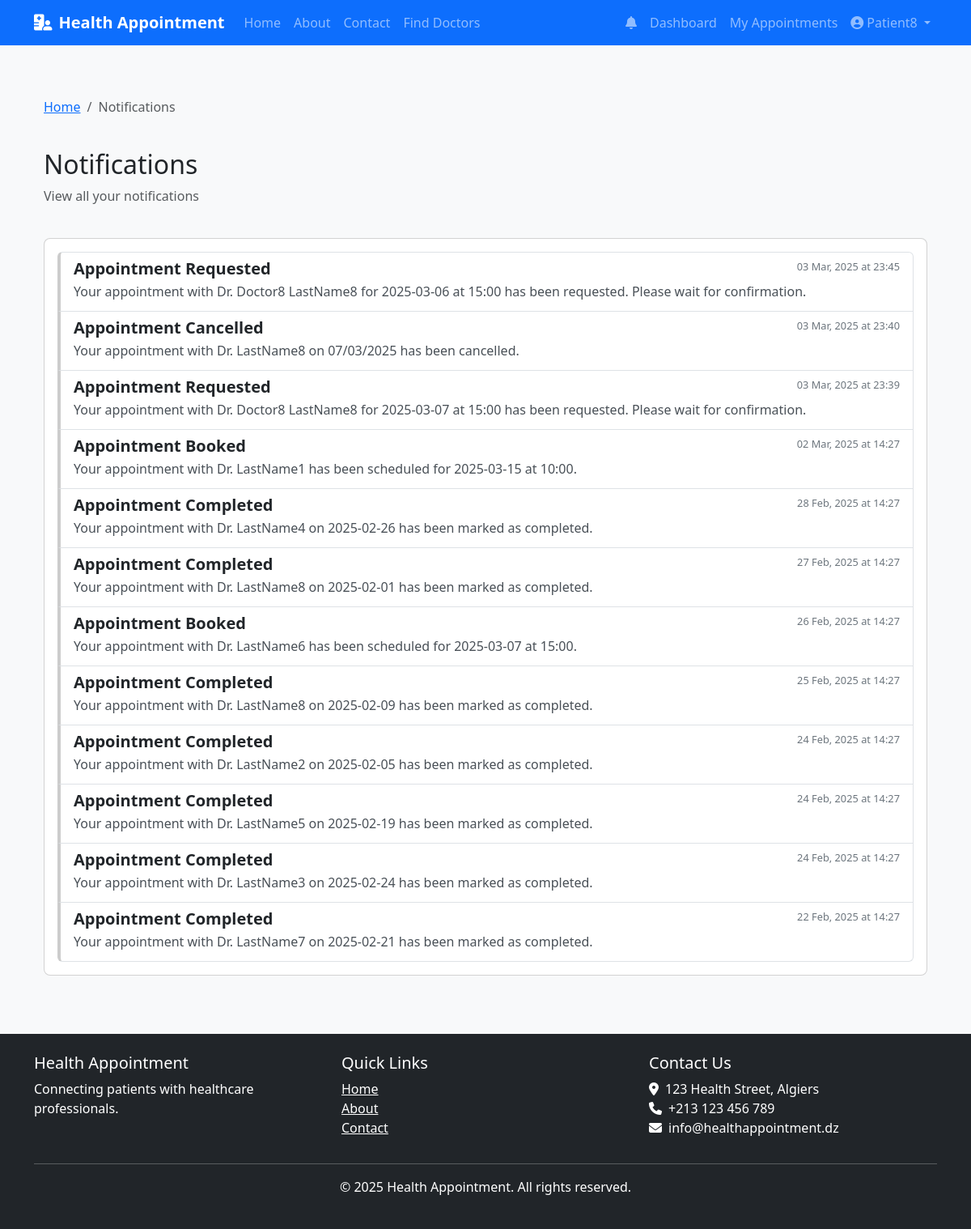
Screenshot of /notifications (signed in) with the database file from the repository.
### models.py (models this page shows, shortened)
class User(db.Model, UserMixin):
    __tablename__ = 'users'
    id = db.Column(db.Integer, primary_key=True)
    email = db.Column(db.String(120), unique=True, nullable=False)
    phone = db.Column(db.String(20), unique=True, nullable=False)
    password_hash = db.Column(db.String(128), nullable=False)
    first_name = db.Column(db.String(50), nullable=False)
    last_name = db.Column(db.String(50), nullable=False)
    user_type = db.Column(db.Enum(UserType), nullable=False)
    is_active = db.Column(db.Boolean, default=False)
    created_at = db.Column(db.DateTime, default=datetime.utcnow)
    updated_at = db.Column(db.DateTime, default=datetime.utcnow, onupdate=datetime.utcnow)
    phone_verified = db.Column(db.Boolean, default=False)
    phone_verification_code = db.Column(db.String(6))
    phone_verification_sent_at = db.Column(db.DateTime)
    email_verified = db.Column(db.Boolean, default=False)
    email_verification_token = db.Column(db.String(100))
    email_verification_sent_at = db.Column(db.DateTime)
    patient = db.relationship('Patient', backref='user', uselist=False, cascade='all, delete-orphan')
    doctor = db.relationship('Doctor', backref='user', uselist=False, cascade='all, delete-orphan')
    notifications = db.relationship('Notification', backref='user', lazy=True, cascade='all, delete-orphan')

class Notification(db.Model):
    __tablename__ = 'notifications'
    id = db.Column(db.Integer, primary_key=True)
    user_id = db.Column(db.Integer, db.ForeignKey('users.id'), nullable=False)
    title = db.Column(db.String(100), nullable=False)
    message = db.Column(db.Text, nullable=False)
    is_read = db.Column(db.Boolean, default=False)
    created_at = db.Column(db.DateTime, default=datetime.utcnow)

### routes.py (the view)
@main.route('/notifications')
@login_required
def notifications():
    user_notifications = Notification.query.filter_by(user_id=current_user.id).order_by(Notification.created_at.desc()).all()
    for notification in user_notifications:
        if not notification.is_read:
            notification.is_read = True
    db.session.commit()
    return render_template('main/notifications.html', notifications=user_notifications)

### app.py (called while the page is built)
@login_manager.user_loader
def load_user(user_id):
    return User.query.get(int(user_id))

def create_app():
    app = Flask(__name__)
    app.config.from_object(get_config())
    app.config['SESSION_COOKIE_NAME'] = f'session_{uuid.uuid4().hex[:8]}'
    os.makedirs(app.config['UPLOAD_FOLDER'], exist_ok=True)
    db.init_app(app)
    login_manager.init_app(app)
    login_manager.login_view = 'auth.login'
    login_manager.login_message_category = 'info'
    mail.init_app(app)
    bcrypt.init_app(app)
    app.register_blueprint(main)
    app.register_blueprint(auth, url_prefix='/auth')
    app.register_blueprint(patient, url_prefix='/patient')
    app.register_blueprint(doctor, url_prefix='/doctor')
    app.register_blueprint(admin, url_prefix='/admin')
    app.register_blueprint(admin_panel)
    @app.context_processor
    def inject_now():
        return {'now': datetime.datetime.now()}
    return app

### templates/main/notifications.html (shortened to what this page needs)
{% extends 'base.html' %}
{% block content %}
<div class="container mt-4">
    <div class="row mb-4">
        <div class="col-md-12">
            <nav aria-label="breadcrumb">
                <ol class="breadcrumb">
                    <li class="breadcrumb-item"><a href="{{ url_for('main.index') }}">Home</a></li>
                    <li class="breadcrumb-item active">Notifications</li>
                </ol>
            </nav>
        </div>
    </div>
    <div class="row mb-4">
        <div class="col-md-12">
            <h2>Notifications</h2>
            <p class="text-muted">View all your notifications</p>
        </div>
    </div>
    <div class="row">
        <div class="col-md-12">
            <div class="card">
                <div class="card-body">
                    {% if notifications %}
                        <div class="list-group">
                            {% for notification in notifications %}
                                <div class="list-group-item notification-item {% if not notification.is_read %}unread{% endif %}">
                                    <div class="d-flex w-100 justify-content-between">
                                        <h5 class="notification-title">{{ notification.title }}</h5>
                                        <small class="notification-time">
                                            {{ notification.created_at.strftime('%d %b, %Y at %H:%M') }}
                                        </small>
                                    </div>
                                    <p class="notification-content mb-1">{{ notification.message }}</p>
                                </div>
                            {% endfor %}
                        </div>
                    {% else %}
                        <div class="empty-state">
                            <i class="far fa-bell"></i>
                            <h4>No Notifications</h4>
                            <p class="text-muted">You don't have any notifications at the moment.</p>
                        </div>
                    {% endif %}
                </div>
            </div>
        </div>
    </div>
</div>
{% endblock %}

### templates/base.html (shortened to what this page needs)
<!DOCTYPE html>
<html lang="en">
<head>
    <link href="https://cdn.jsdelivr.net/npm/bootstrap@5.3.0/dist/css/bootstrap.min.css" rel="stylesheet">
    <link rel="stylesheet" href="https://cdnjs.cloudflare.com/ajax/libs/font-awesome/6.4.0/css/all.min.css">
    <link rel="stylesheet" href="{{ url_for('static', filename='css/style.css') }}">
</head>
<body>
    <nav class="navbar navbar-expand-lg navbar-dark bg-primary">
        <div class="container">
            <a class="navbar-brand" href="{{ url_for('main.index') }}">
                <i class="fas fa-hospital-user me-2"></i>Health Appointment
            </a>
            <div class="collapse navbar-collapse" id="navbarNav">
                <ul class="navbar-nav me-auto">
                    <li class="nav-item">
                        <a class="nav-link" href="{{ url_for('main.index') }}">Home</a>
                    </li>
                    <li class="nav-item">
                        <a class="nav-link" href="{{ url_for('main.about') }}">About</a>
                    </li>
                    <li class="nav-item">
                        <a class="nav-link" href="{{ url_for('main.contact') }}">Contact</a>
                    </li>
                    {% if current_user.is_authenticated %}
                    <li class="nav-item">
                        <a class="nav-link" href="{{ url_for('main.find_doctors') }}">Find Doctors</a>
                    </li>
                    {% endif %}
                </ul>
                <ul class="navbar-nav">
                    {% if current_user.is_authenticated %}
                        <li class="nav-item">
                            <a class="nav-link position-relative" href="{{ url_for('main.notifications') }}">
                                <i class="fas fa-bell"></i>
                            </a>
                        </li>
                        {% if current_user.user_type.value == 'patient' %}
                            <li class="nav-item">
                                <a class="nav-link" href="{{ url_for('patient.dashboard') }}">Dashboard</a>
                            </li>
                            <li class="nav-item">
                                <a class="nav-link" href="{{ url_for('patient.appointments') }}">My Appointments</a>
                            </li>
                        {% endif %}
                        <li class="nav-item dropdown">
                            <a class="nav-link dropdown-toggle" href="#" id="userDropdown" role="button" data-bs-toggle="dropdown">
                                <i class="fas fa-user-circle me-1"></i>{{ current_user.first_name }}
                            </a>
                        </li>
                    {% endif %}
                </ul>
            </div>
        </div>
    </nav>
    <main class="container py-4">
        {% block content %}{% endblock %}
    </main>
    <footer class="bg-dark text-white py-4 mt-5">
        <div class="container">
            <div class="row">
                <div class="col-md-4">
                    <h5>Health Appointment</h5>
                    <p>Connecting patients with healthcare professionals.</p>
                </div>
                <div class="col-md-4">
                    <h5>Quick Links</h5>
                    <ul class="list-unstyled">
                        <li><a href="{{ url_for('main.index') }}" class="text-white">Home</a></li>
                        <li><a href="{{ url_for('main.about') }}" class="text-white">About</a></li>
                        <li><a href="{{ url_for('main.contact') }}" class="text-white">Contact</a></li>
                    </ul>
                </div>
                <div class="col-md-4">
                    <h5>Contact Us</h5>
                    <address>
                        <i class="fas fa-map-marker-alt me-2"></i>123 Health Street, Algiers<br>
                        <i class="fas fa-phone me-2"></i>+213 123 456 789<br>
                        <i class="fas fa-envelope me-2"></i>info@healthappointment.dz
                    </address>
                </div>
            </div>
            <hr>
            <div class="text-center">
                <p>&copy; {{ now.year }} Health Appointment. All rights reserved.</p>
            </div>
        </div>
    </footer>
</body>
</html>

### static/css/style.css (style rules this page uses)
body { font-family: 'Segoe UI', Tahoma, Geneva, Verdana, sans-serif; background-color: #f8f9fa; }
.navbar-brand { font-weight: bold; }
.card { border-radius: 0.5rem; transition: transform 0.3s; }
footer { margin-top: 3rem; }

### templates/main/notifications.html (style rules this page uses)
.notification-item { border-left: 4px solid #ccc; transition: all 0.3s; }
.notification-time { font-size: 0.8rem; color: #6c757d; }
.notification-title { font-weight: 600; margin-bottom: 0.25rem; }
.notification-content { color: #495057; }

### rows the page displays
User: first_name "Patient8"
Notification: title "Appointment Requested", created_at "03 Mar, 2025 at 23:45", message "Your appointment with Dr. Doctor8 LastName8 for 2025-03-06 at 15:00 has been requested. Please wait for confirmation."
Notification: title "Appointment Cancelled", created_at "03 Mar, 2025 at 23:40", message "Your appointment with Dr. LastName8 on 07/03/2025 has been cancelled."
Notification: title "Appointment Requested", created_at "03 Mar, 2025 at 23:39", message "Your appointment with Dr. Doctor8 LastName8 for 2025-03-07 at 15:00 has been requested. Please wait for confirmation."
Notification: title "Appointment Booked", created_at "02 Mar, 2025 at 14:27", message "Your appointment with Dr. LastName1 has been scheduled for 2025-03-15 at 10:00."
Notification: title "Appointment Completed", created_at "28 Feb, 2025 at 14:27", message "Your appointment with Dr. LastName4 on 2025-02-26 has been marked as completed."
Notification: title "Appointment Completed", created_at "27 Feb, 2025 at 14:27", message "Your appointment with Dr. LastName8 on 2025-02-01 has been marked as completed."
Notification: title "Appointment Booked", created_at "26 Feb, 2025 at 14:27", message "Your appointment with Dr. LastName6 has been scheduled for 2025-03-07 at 15:00."
Notification: title "Appointment Completed", created_at "25 Feb, 2025 at 14:27", message "Your appointment with Dr. LastName8 on 2025-02-09 has been marked as completed."
Notification: title "Appointment Completed", created_at "24 Feb, 2025 at 14:27", message "Your appointment with Dr. LastName2 on 2025-02-05 has been marked as completed."
Notification: title "Appointment Completed", created_at "24 Feb, 2025 at 14:27", message "Your appointment with Dr. LastName5 on 2025-02-19 has been marked as completed."
Notification: title "Appointment Completed", created_at "24 Feb, 2025 at 14:27", message "Your appointment with Dr. LastName3 on 2025-02-24 has been marked as completed."
Notification: title "Appointment Completed", created_at "22 Feb, 2025 at 14:27", message "Your appointment with Dr. LastName7 on 2025-02-21 has been marked as completed."
